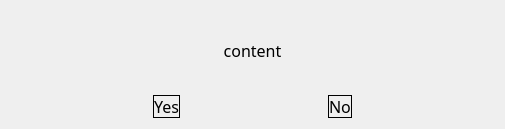
<?xml version="1.0" encoding="UTF-8"?>
<ui version="4.0">
 <class>MyMessageBox</class>
 <widget class="QDialog" name="MyMessageBox">
  <property name="geometry">
   <rect>
    <x>0</x>
    <y>0</y>
    <width>505</width>
    <height>129</height>
   </rect>
  </property>
  <property name="windowTitle">
   <string>MyMessageBox</string>
  </property>
  <property name="styleSheet">
   <string notr="true">QDialog{
	background-image: url();
}

QPushButton{
  font-family:Microsoft Yahei;
    font-size:12pt;
	
	border:1px solid;
	border-image: url();
}QLabel{
	font-family:Microsoft Yahei;
    font-size:12pt;
background-image: url();
}</string>
  </property>
  <layout class="QVBoxLayout" name="verticalLayout" stretch="1,0">
   <item>
    <widget class="QLabel" name="label">
     <property name="text">
      <string>content</string>
     </property>
     <property name="alignment">
      <set>Qt::AlignCenter</set>
     </property>
    </widget>
   </item>
   <item>
    <layout class="QHBoxLayout" name="horizontalLayout">
     <item>
      <spacer name="horizontalSpacer">
       <property name="orientation">
        <enum>Qt::Horizontal</enum>
       </property>
       <property name="sizeHint" stdset="0">
        <size>
         <width>40</width>
         <height>20</height>
        </size>
       </property>
      </spacer>
     </item>
     <item>
      <widget class="QPushButton" name="btnyes">
       <property name="maximumSize">
        <size>
         <width>16777215</width>
         <height>23</height>
        </size>
       </property>
       <property name="text">
        <string>Yes</string>
       </property>
      </widget>
     </item>
     <item>
      <spacer name="horizontalSpacer_2">
       <property name="orientation">
        <enum>Qt::Horizontal</enum>
       </property>
       <property name="sizeHint" stdset="0">
        <size>
         <width>40</width>
         <height>20</height>
        </size>
       </property>
      </spacer>
     </item>
     <item>
      <widget class="QPushButton" name="btnno">
       <property name="maximumSize">
        <size>
         <width>16777215</width>
         <height>23</height>
        </size>
       </property>
       <property name="text">
        <string>No</string>
       </property>
      </widget>
     </item>
     <item>
      <spacer name="horizontalSpacer_3">
       <property name="orientation">
        <enum>Qt::Horizontal</enum>
       </property>
       <property name="sizeHint" stdset="0">
        <size>
         <width>40</width>
         <height>20</height>
        </size>
       </property>
      </spacer>
     </item>
    </layout>
   </item>
  </layout>
 </widget>
 <layoutdefault spacing="6" margin="11"/>
 <resources/>
 <connections/>
</ui>
